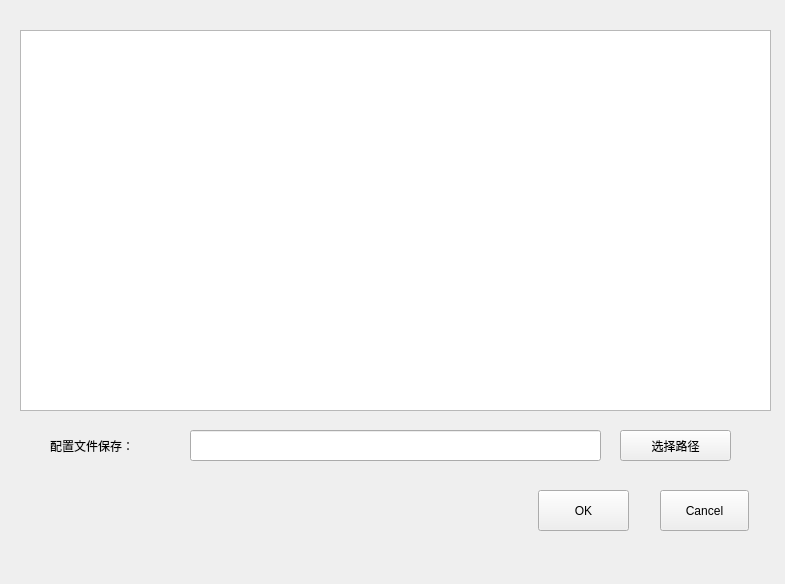
<?xml version="1.0" encoding="UTF-8"?>
<ui version="4.0">
 <class>ConfigForm</class>
 <widget class="QWidget" name="ConfigForm">
  <property name="geometry">
   <rect>
    <x>0</x>
    <y>0</y>
    <width>785</width>
    <height>584</height>
   </rect>
  </property>
  <property name="windowTitle">
   <string>Form</string>
  </property>
  <widget class="QWidget" name="widget" native="true">
   <property name="geometry">
    <rect>
     <x>20</x>
     <y>10</y>
     <width>751</width>
     <height>541</height>
    </rect>
   </property>
   <widget class="QPushButton" name="btn_configOK">
    <property name="geometry">
     <rect>
      <x>518</x>
      <y>480</y>
      <width>91</width>
      <height>41</height>
     </rect>
    </property>
    <property name="text">
     <string>OK</string>
    </property>
   </widget>
   <widget class="QPushButton" name="btn_configCancel">
    <property name="geometry">
     <rect>
      <x>640</x>
      <y>480</y>
      <width>89</width>
      <height>41</height>
     </rect>
    </property>
    <property name="text">
     <string>Cancel</string>
    </property>
   </widget>
   <widget class="QTableWidget" name="tableWidget">
    <property name="geometry">
     <rect>
      <x>0</x>
      <y>20</y>
      <width>751</width>
      <height>381</height>
     </rect>
    </property>
    <property name="rowCount">
     <number>0</number>
    </property>
    <property name="columnCount">
     <number>0</number>
    </property>
   </widget>
   <widget class="QLineEdit" name="lineEdit">
    <property name="geometry">
     <rect>
      <x>170</x>
      <y>420</y>
      <width>411</width>
      <height>31</height>
     </rect>
    </property>
   </widget>
   <widget class="QLabel" name="label">
    <property name="geometry">
     <rect>
      <x>30</x>
      <y>420</y>
      <width>141</width>
      <height>31</height>
     </rect>
    </property>
    <property name="text">
     <string>配置文件保存：</string>
    </property>
   </widget>
   <widget class="QPushButton" name="pushButton">
    <property name="geometry">
     <rect>
      <x>600</x>
      <y>420</y>
      <width>111</width>
      <height>31</height>
     </rect>
    </property>
    <property name="text">
     <string>选择路径</string>
    </property>
   </widget>
  </widget>
 </widget>
 <resources/>
 <connections/>
</ui>
